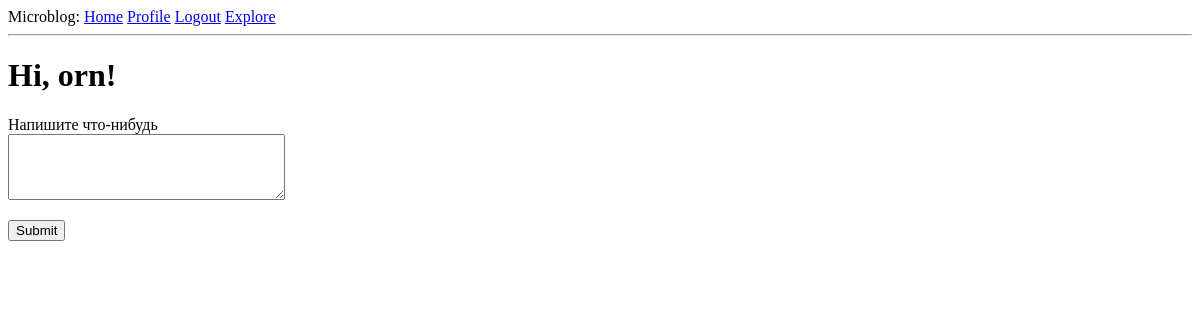
The page /index (signed in) on the database as committed earlier.
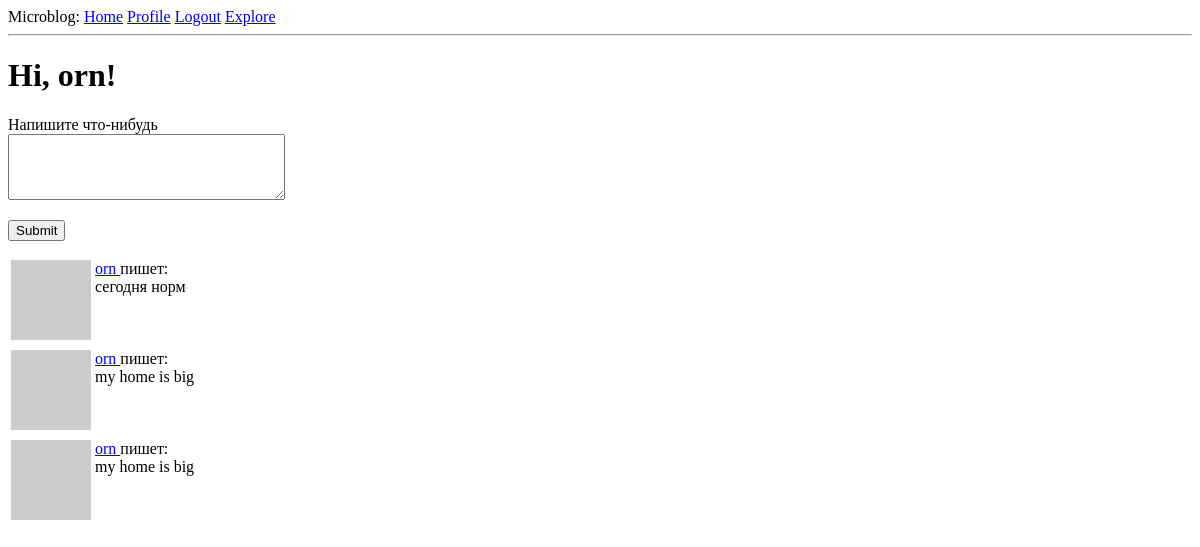
The same page on the database as committed later.
### app/models.py (models this page shows, shortened)
class User(db.Model, UserMixin):
    id : so.Mapped[int] = so.mapped_column(primary_key=True)
    username: so.Mapped[str] = so.mapped_column(sa.String(64), index=True, unique=True)
    email: so.Mapped[str] = so.mapped_column(sa.String(128), index=True, unique=True)
    password_hash: so.Mapped[Optional[str]] = so.mapped_column(sa.String(256))
    posts: so.WriteOnlyMapped['Post'] = so.relationship(back_populates='author')
    about_me: so.Mapped[Optional[str]] = so.mapped_column(sa.String(140))
    last_seen : so.Mapped[Optional[datetime]] = so.mapped_column(default = lambda: datetime.now(timezone.utc))
    def avatar(self, size):
        digest = md5(self.email.lower().encode('utf-8')).hexdigest()
        return f'https://www.gravatar.com/avatar/{digest}?d=identicon&s={size}'
    following: so.WriteOnlyMapped['User'] = so.relationship(
        secondary=followers, primaryjoin=(followers.c.follower_id == id),
        secondaryjoin=(followers.c.followed_id == id),
        back_populates='followers')
    followers: so.WriteOnlyMapped['User'] = so.relationship(
        secondary=followers, primaryjoin=(followers.c.followed_id == id),
        secondaryjoin=(followers.c.follower_id == id),
        back_populates='following')
    def following_posts(self):
        Author = so.aliased(User)
        Follower = so.aliased(User)
        return (
            sa.select(Post)
            .join(Post.author.of_type(Author))
            .join(Author.followers.of_type(Follower), isouter=True)
            .where(sa.or_(Follower.id == self.id,
                          Author.id == self.id,))
            .group_by(Post)
            .order_by(Post.timestamp.desc())
        )

class Post(db.Model):
    id: so.Mapped[int] = so.mapped_column(primary_key=True)
    body: so.Mapped[str] = so.mapped_column(sa.String(256), index = True)
    timestamp: so.Mapped[datetime] = so.mapped_column(index=True, default= lambda: datetime.now(timezone.utc))
    user_id: so.Mapped[int] = so.mapped_column(sa.ForeignKey(User.id), index=True)
    author: so.Mapped[User] = so.relationship(back_populates='posts')

### app/routes.py (the view)
@app.route('/', methods=['GET', 'POST'])
@app.route('/index', methods=['GET', 'POST'])
@login_required
def index():
    form=PostForm()
    if form.validate_on_submit():
        post = Post(body=form.post.data, author=current_user)
        db.session.add(post)
        db.session.commit()
    posts = db.session.scalars(current_user.following_posts()).all()
    return  render_template("index.html", title ='Home Page', form=form,
                             posts = posts)

### app/forms.py
class PostForm(FlaskForm):
    post = TextAreaField('Напишите что-нибудь', validators=[
        DataRequired(), Length(min=1, max=140)
    ])
    submit = SubmitField('Submit')

### app/models.py (called while the page is built)
@login.user_loader
def load_user(id):
    return db.session.get(User, int(id))

### app/routes.py (called while the page is built)
@app.before_request
def before_request():
    if current_user.is_authenticated:
        current_user.last_seen = datetime.now(timezone.utc)
        db.session.commit()

### app/templates/index.html (shortened to what this page needs)
{% extends "base.html" %}
{% block content %}
    <h1>Hi, {{ current_user.username }}!</h1>
    {% if form %}
    <form action="" method="post">
        <p>
            {{ form.post.label }}<br>
            {{ form.post(cols=32, rows=4) }}<br>
        </p>
        <p>{{ form.submit() }}</p>
    </form>
    {% endif %}
    {% for post in posts %}
        {% include '_post.html' %}
    {% endfor %}
{% endblock %}

### app/templates/base.html (shortened to what this page needs)
<!DOCTYPE html>
<html>
    <head>
    </head>
    <body>
        <div>
            Microblog:
            <a href="{{url_for('index')}}">Home</a>
            {% if current_user.is_anonymous %}
            <a href="{{url_for('login')}}">Login</a>
            {% else %}
            <a href="{{url_for('user', username = current_user.username)}}">Profile</a>
            <a href="{{url_for('logout')}}">Logout</a>
            <a href="{{ url_for('explore') }}">Explore</a>
            {% endif %}
        </div>
        <hr>
        {% block content %}{% endblock %}
    </body>
</html>

### app/templates/_post.html
<table>
    <tr valign="top">
        <td><img src="{{ post.author.avatar(36) }}"</td>
        <td>
            <a href="{{ url_for('user', username = post.author.username) }}">
                {{ post.author.username }}
            </a>
            пишет:<br>{{ post.body }} </td>
    </tr>
</table>

Rows that differ between the two databases and show on the page:
added Post: author.username "orn", body "сегодня норм"
added Post: author.username "orn", body "my home is big"
added Post: author.username "orn", body "my home is big"
